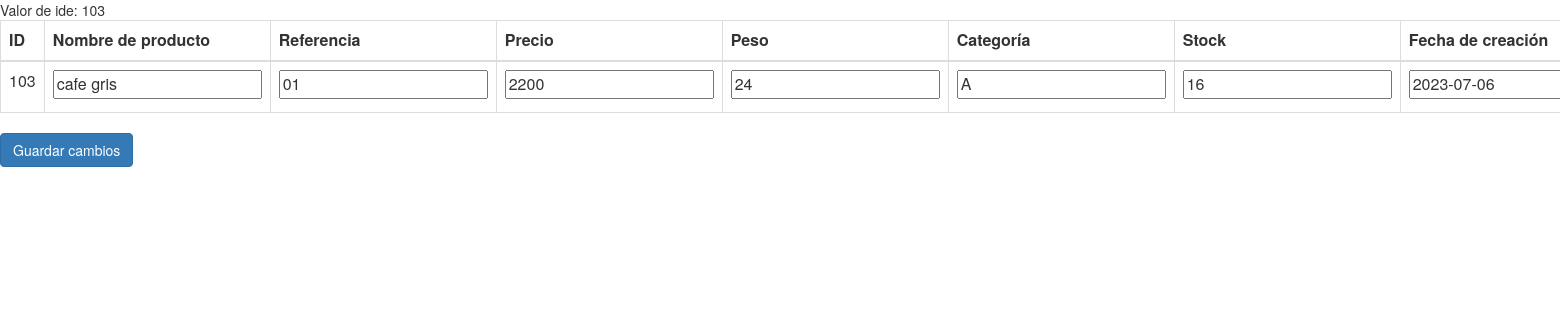
/vista/editar.php?ide=103, run on the app's committed database.
### tables this page shows
CREATE TABLE `productos` (
  `id` int(11) NOT NULL,
  `nombre_producto` varchar(255) NOT NULL,
  `referencia` varchar(255) NOT NULL,
  `precio` int(11) NOT NULL,
  `peso` int(11) NOT NULL,
  `categoria` varchar(255) NOT NULL,
  `stock` int(11) NOT NULL,
  `fecha_creacion` date NOT NULL
);

### vista/editar.php (the view, shortened to what this page needs)
    <link rel="stylesheet" href="https://maxcdn.bootstrapcdn.com/bootstrap/3.4.1/css/bootstrap.min.css">
<?php
if (isset($_GET['ide'])) {
    $ide = $_GET['ide'];
    echo "Valor de ide: " . $ide;
} else {
    echo "No se recibió el valor de ide.";
}
global $conexion;
$consulta = "SELECT * FROM productos where id=$ide";
$resultado = $conexion->query($consulta);
if ($resultado->num_rows > 0) {
    echo '<form action="../modelo/stock.php?iden=1&ide=' . $ide . '" method="POST">';
    echo '<table class="table table-bordered">';
    echo '<thead>';
    echo '<tr>';
    echo '<th>ID</th>';
    echo '<th>Nombre de producto</th>';
    echo '<th>Referencia</th>';
    echo '<th>Precio</th>';
    echo '<th>Peso</th>';
    echo '<th>Categoría</th>';
    echo '<th>Stock</th>';
    echo '<th>Fecha de creación</th>';
    echo '</tr>';
    echo '</thead>';
    echo '<tbody>';
    while ($fila = $resultado->fetch_assoc()) {
        echo '<tr>';
        echo '<td>' . $fila["id"] . '</td>';
        echo '<td><input type="text" name="nombre_producto" value="' . $fila["nombre_producto"] . '"></td>';
        echo '<td><input type="text" name="referencia" value="' . $fila["referencia"] . '"></td>';
        echo '<td><input type="text" name="precio" value="' . $fila["precio"] . '"></td>';
        echo '<td><input type="text" name="peso" value="' . $fila["peso"] . '"></td>';
        echo '<td><input type="text" name="categoria" value="' . $fila["categoria"] . '"></td>';
        echo '<td><input type="text" name="stock" value="' . $fila["stock"] . '"></td>';
        echo '<td><input type="text" name="fecha_creacion" value="' . $fila["fecha_creacion"] . '"></td>';
        echo '</tr>';
    }
    echo '</tbody>';
    echo '</table>';
    echo '<input type="submit" value="Guardar cambios" class="btn btn-primary">';
    echo '</form>';
} else {
    echo "No se encontraron resultados.";
}
?>

### data on the page
productos: id "103", nombre_producto "cafe gris", referencia "01", precio "2200", peso "24", categoria "A", stock "16", fecha_creacion "2023-07-06"

### other printed values
$ide "103"
